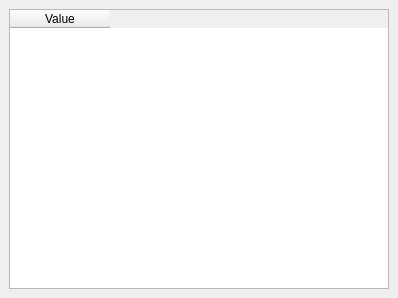
<?xml version="1.0" encoding="UTF-8"?>
<ui version="4.0">
 <class>Stack</class>
 <widget class="QDockWidget" name="Stack">
  <property name="geometry">
   <rect>
    <x>0</x>
    <y>0</y>
    <width>398</width>
    <height>298</height>
   </rect>
  </property>
  <property name="windowTitle">
   <string>Stack</string>
  </property>
  <widget class="QWidget" name="dockWidgetContents">
   <layout class="QHBoxLayout" name="horizontalLayout">
    <item>
     <widget class="QTableWidget" name="tableWidget">
      <column>
       <property name="text">
        <string>Value</string>
       </property>
      </column>
     </widget>
    </item>
   </layout>
  </widget>
 </widget>
 <resources/>
 <connections/>
</ui>
